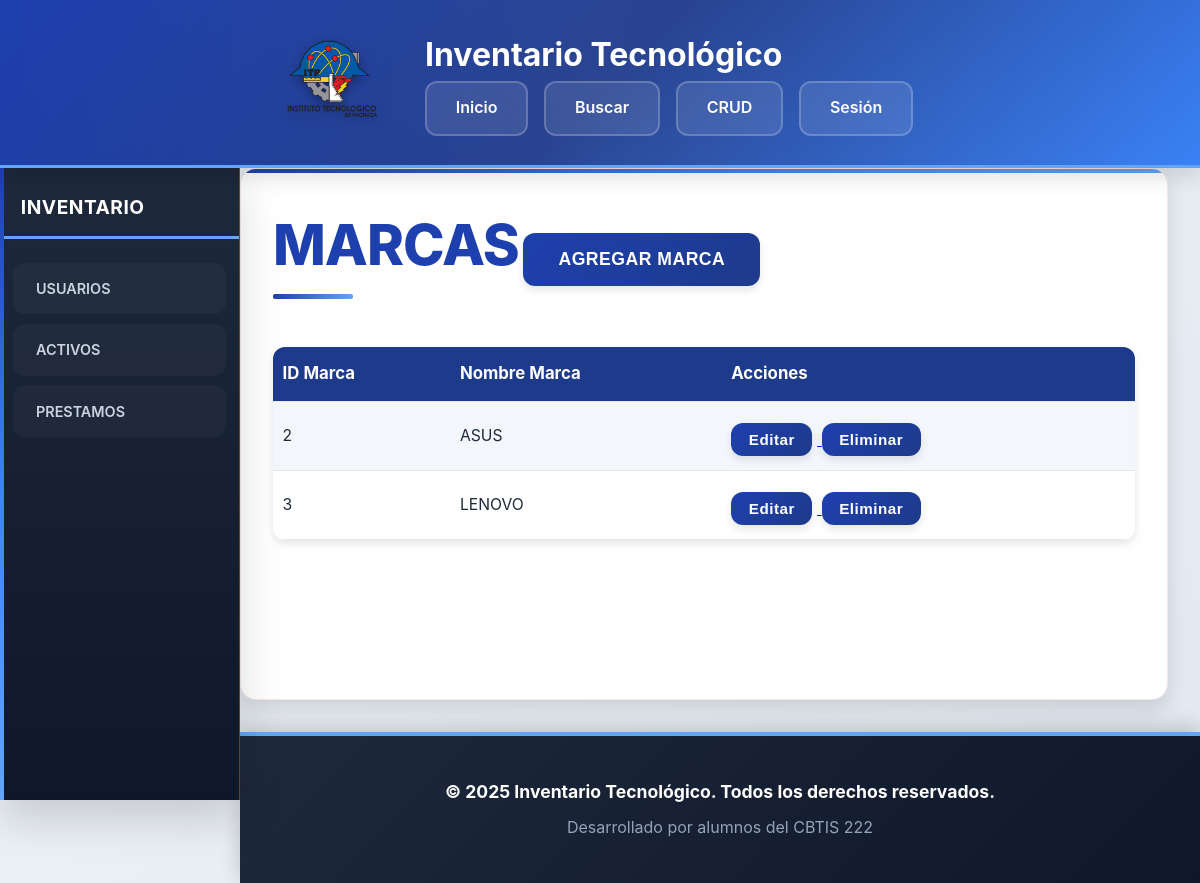
The page /pages/form_Marcas.php on the database its author committed.
### tables this page shows
CREATE TABLE `Marcas` (
  `id_marca` int(11) NOT NULL,
  `nombre_marca` varchar(50) NOT NULL
);

### api/consulta_marcas.php (called while the page is built, shortened)
<?php
$resultado = $conexion->query(
    "SELECT*
    FROM
    Marcas
    ORDER BY CAST(SUBSTRING(id_marca, -4) AS UNSIGNED) ASC;"
);

### pages/form_Marcas.php (the view)
<?php
include '../includes/DBConfig.php';
include '../api/consulta_marcas.php';
?>
<?php include '../includes/header.php'; ?>
<section class="contenedor">
    <h1>MARCAS</h1>
    <a href="./form_NuevoMarcas.php">
        <button>AGREGAR MARCA</button>
    </a>
    <table class="tablas">
        <tr>
            <th>ID Marca</th>
            <th>Nombre Marca</th>
            <th>Acciones</th>
        </tr>
        <?php while ($row = $resultado->fetch_assoc()): ?>
            <tr>
                <td><?= ($row['id_marca']) ?></td>
                <td><?= ($row['nombre_marca']) ?></td>
                <td><a href="./form_ActualizarMarcas.php?id=<?php echo $row['id_marca']; ?>">
                            <button>Editar</button>
                        </a>
                    <a href="../api/eliminar_marcas.php?id=<?php echo $row['id_marca']; ?>"
                        onclick="return confirm('¿Estás seguro de eliminar este usuario?')">
                        <button>Eliminar</button>
                    </a>
                </td>
            </tr>
        <?php endwhile; ?>
    </table>
</section>
<?php include '../includes/footer.php'; ?>

### assets/css/style.css (style rules this page uses)
* { margin: 0; padding: 0; box-sizing: border-box; }
:root { --color-guinda: #1e40af; --color-guinda-oscuro: #1e3a8a; --color-guinda-claro: #2563eb; --color-azul-electrico: #3b82f6; --color-azul-oscuro: #1e40af; --color-dorado: #60a5fa; --color-fondo: #F1F5F9; --color-fondo-secundario: #FFFFFF; --color-texto: #1E293B; --color-texto-claro: #64748B; --sombra-xs: 0 1px 2px rgba(0, 0, 0, 0.05); --sombra-sm: 0 2px 4px rgba(0, 0, 0, 0.08); --sombra-md: 0 4px 8px rgba(0, 0, 0, 0.1); --sombra-lg: 0 10px 20px rgba(0, 0, 0, 0.12); --sombra-xl: 0 20px 40px rgba(0, 0, 0, 0.15); --transicion-rapida: 0.15s ease; --transicion-normal: 0.3s ease; --transicion-lenta: 0.5s ease; --radio-sm: 8px; --radio-md: 12px; --radio-lg: 16px; }
body { font-family: -apple-system, BlinkMacSystemFont, 'Inter', 'Segoe UI', 'Roboto', sans-serif; background: linear-gradient(135deg, #F1F5F9 0%, #E2E8F0 100%); color: var(--color-texto); line-height: 1.6; min-height: 100vh; overflow-x: hidden; display: flex; flex-direction: column; }
.contenedor { margin-left: 240px; margin-top: 168px; padding: 2rem; min-height: calc(100vh - 268px); background: var(--color-fondo-secundario); border-radius: var(--radio-lg); box-shadow: var(--sombra-lg); position: relative; overflow: hidden; border: 1px solid rgba(139, 21, 56, 0.1); animation: fadeInUp 0.6s ease-out; margin-right: 2rem; margin-bottom: 2rem; flex: 1; }
.contenedor::before { content: ''; position: absolute; top: 0; left: 0; width: 100%; height: 4px; background: linear-gradient(90deg, var(--color-guinda), var(--color-azul-electrico), var(--color-dorado)); }
.contenedor h1 { color: var(--color-guinda); font-size: 3.5rem; margin-bottom: 1.5rem; font-weight: 800; letter-spacing: -1px; position: relative; display: inline-block; }
.contenedor h1::after { content: ''; position: absolute; bottom: -8px; left: 0; width: 80px; height: 5px; background: linear-gradient(90deg, var(--color-guinda), var(--color-dorado)); border-radius: 2px; }
.tablas { width: 100%; border-collapse: separate; border-spacing: 0; background: #fff; border-radius: var(--radio-md); box-shadow: var(--sombra-md); margin-top: 2rem; font-size: 1rem; table-layout: auto; overflow: hidden; }
.tablas th, .tablas td { padding: 0.85rem 0.6rem; text-align: left; border-bottom: 1px solid #e5e7eb; vertical-align: middle; max-width: 170px; word-break: break-word; white-space: normal; overflow-wrap: anywhere; }
.tablas th { white-space: normal; overflow-wrap: anywhere; font-size: 0.99rem; }
.tablas td { font-size: 0.98rem; }
@media (min-width: 1200px) { .tablas th, .tablas td { max-width: 260px; } }
.tablas th { background: var(--color-guinda-oscuro); color: #fff; font-weight: 700; font-size: 1.05rem; position: sticky; top: 0; z-index: 2; }
.tablas tr:nth-child(even) { background: #f3f6fa; }
.tablas td button { margin-right: 0.3rem; padding: 0.5rem 1.1rem; font-size: 0.95rem; }
button, input[type="submit"] { background: linear-gradient(135deg, var(--color-guinda) 0%, var(--color-guinda-oscuro) 100%); color: white; border: none; border-radius: var(--radio-md); font-size: 1.1rem; font-weight: 700; padding: 1rem 2.2rem; cursor: pointer; transition: var(--transicion-normal); box-shadow: var(--sombra-md); margin-top: 0.5rem; letter-spacing: 0.5px; position: relative; overflow: hidden; }

### rows shown on the page
marcas: id_marca "2", nombre_marca "ASUS"
marcas: id_marca "3", nombre_marca "LENOVO"
